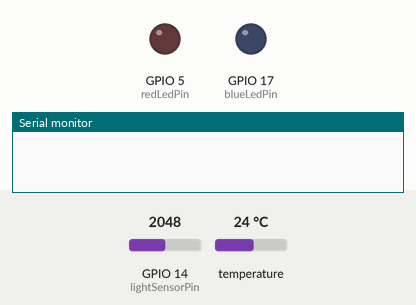
Bench run of a sketch on a simulated ESP32. Parts: output pins drawn as LEDs (lit = HIGH), the last lines printed to the serial monitor. The inputs (shaded band) are chosen by the test bench; at power-on: GPIO 14 (lightSensorPin) = 2048, temperature 24 °C.

Above: at 0.1 s.
At 0.8 s:
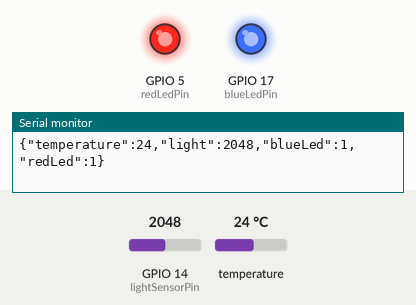
Timing chart, 0 to 2.3 s (numbered marks = the images above):
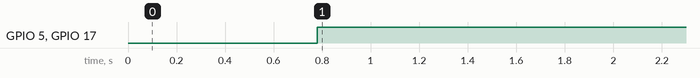

The sketch:

remoteControlFinal.ino
```cpp
#include <ArduinoJson.h>
#include <Arduino.h>
#include <analogWrite.h>

#include "OneWire.h"
#include "DallasTemperature.h"

#define TRUE 1
#define FALSE 0
String receivedStr;

// the pin numbers does not correspond to the original card's pins
// i used a clone ESP32 card. change the pins to appropriate ones

const int tempPin = 32;
const int redLedPin = 5;
const int blueLedPin = 17;
const int lightSensorPin = 14;

OneWire oneWire(tempPin);
DallasTemperature tempSensor(&oneWire);

StaticJsonDocument<200> jsonBuffer;
DeserializationError JsonError;

void setup() {
  Serial.begin(9600); // init de la laison filaire
  tempSensor.begin(); // Init du capteur et de l'entite OneWire
  pinMode(redLedPin, OUTPUT);
  pinMode(blueLedPin, OUTPUT);
}

void loop() {
  float t;            // variable that will recieve the heat sensor's value
  int lightSensor;    //    /         /            /    light sensor's value
  int redState = LOW, blueState = LOW; // will have the led's values
  int command = 99;


  tempSensor.requestTemperaturesByIndex(tempPin);
  t = tempSensor.getTempCByIndex(0);

  lightSensor = analogRead(lightSensorPin);   // read analog input : light

  while(Serial.available() > 0) {  // check if there is any data on the serial port
    receivedStr =  Serial.readStringUntil('\n'); // read the data
    JsonError = deserializeJson(jsonBuffer,receivedStr); // parse the Json data
    command = jsonBuffer["command"]; // get the command from the parsed Json
  }

  if ((command != 99) and (command == 1))   // using the command instruction found in the JSON file received,
                                            // determine which LED to light up
  {
    blueState = HIGH; // room is hot
    redState = LOW;
  } else if ((command != 99) and (command == 2))
  {
    blueState = LOW;  // room is cold
    redState = HIGH;
  } else if ((command == 99) or JsonError)
  {
    blueState = HIGH; // no command recieved or json parser error
    redState = HIGH;    // mostly for debugging :p i won't heat and cool the room at the same time
  } else {
    blueState = LOW;  // in the perfect range of temperature
    redState = LOW;
  }
  // light up the leds using the command we recieved
  digitalWrite(blueLedPin, blueState);
  digitalWrite(redLedPin, redState);

  // make a json declaration containing our sensor's and led's states
  StaticJsonDocument<256> outputJson;
  outputJson["temperature"] = t;
  outputJson["light"] = lightSensor;
  outputJson["blueLed"] = blueState;
  outputJson["redLed"] = redState;
  // convert the Json into a table of chars and send it on the serial port
  char payload[256];
  serializeJson(outputJson,payload);
  Serial.println(payload);

  delay(5000);
}
```

Measured:
- by itself, GPIO 5 (redLedPin), GPIO 17 (blueLedPin): LOW → HIGH at 0.78 s
